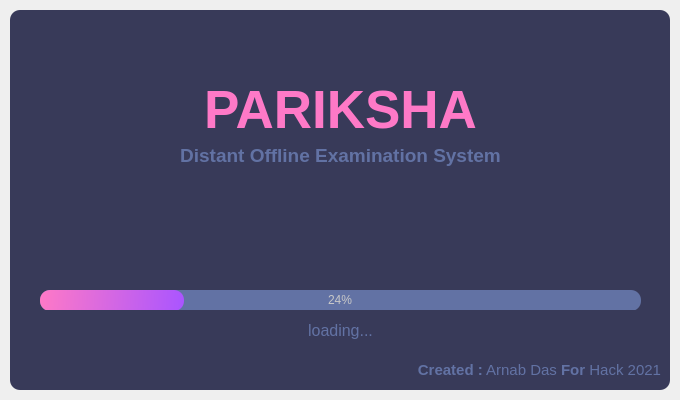
<?xml version="1.0" encoding="UTF-8"?>
<ui version="4.0">
 <class>MainWindow</class>
 <widget class="QMainWindow" name="MainWindow">
  <property name="geometry">
   <rect>
    <x>0</x>
    <y>0</y>
    <width>680</width>
    <height>400</height>
   </rect>
  </property>
  <property name="windowTitle">
   <string>MainWindow</string>
  </property>
  <widget class="QWidget" name="centralwidget">
   <layout class="QVBoxLayout" name="verticalLayout">
    <property name="spacing">
     <number>0</number>
    </property>
    <property name="leftMargin">
     <number>10</number>
    </property>
    <property name="topMargin">
     <number>10</number>
    </property>
    <property name="rightMargin">
     <number>10</number>
    </property>
    <property name="bottomMargin">
     <number>10</number>
    </property>
    <item>
     <widget class="QFrame" name="DropShadowFame">
      <property name="styleSheet">
       <string notr="true">QFrame{
	background-color:rgb(56, 58, 89);
	color:rgb(220,220,220);
	border-radius: 10px;
}</string>
      </property>
      <property name="frameShape">
       <enum>QFrame::StyledPanel</enum>
      </property>
      <property name="frameShadow">
       <enum>QFrame::Raised</enum>
      </property>
      <widget class="QLabel" name="label">
       <property name="geometry">
        <rect>
         <x>0</x>
         <y>60</y>
         <width>661</width>
         <height>81</height>
        </rect>
       </property>
       <property name="font">
        <font>
         <family>Segoe UI</family>
         <pointsize>40</pointsize>
        </font>
       </property>
       <property name="styleSheet">
        <string notr="true">color: rgb(254, 121, 199);</string>
       </property>
       <property name="text">
        <string>&lt;strong&gt;PARIKSHA&lt;/strong&gt;</string>
       </property>
       <property name="alignment">
        <set>Qt::AlignCenter</set>
       </property>
      </widget>
      <widget class="QLabel" name="label_2">
       <property name="geometry">
        <rect>
         <x>0</x>
         <y>130</y>
         <width>661</width>
         <height>31</height>
        </rect>
       </property>
       <property name="font">
        <font>
         <family>Segoe UI</family>
         <pointsize>14</pointsize>
        </font>
       </property>
       <property name="styleSheet">
        <string notr="true">color: rgb(98, 114, 164);</string>
       </property>
       <property name="text">
        <string>&lt;strong&gt;Distant Offline Examination System&lt;/Strong&gt;</string>
       </property>
       <property name="alignment">
        <set>Qt::AlignCenter</set>
       </property>
      </widget>
      <widget class="QProgressBar" name="progressBar">
       <property name="geometry">
        <rect>
         <x>30</x>
         <y>280</y>
         <width>601</width>
         <height>21</height>
        </rect>
       </property>
       <property name="styleSheet">
        <string notr="true">QProgressBar{
	background-color: rgb(98,114,164);
	color: rgb(200,200,200);
	border-style: none;
	border-radius: 10px;
	text-align:center;
}

QProgressBar::chunk{
	border-radius: 10px;
	background-color: qlineargradient(spread:pad, x1:0, y1:0.511364,x2:1,y2:0.523,stop:0 rgba(254,121,199,255), stop: 1 rgba(170,85,255,255));
}</string>
       </property>
       <property name="value">
        <number>24</number>
       </property>
      </widget>
      <widget class="QLabel" name="label_3">
       <property name="geometry">
        <rect>
         <x>0</x>
         <y>300</y>
         <width>661</width>
         <height>41</height>
        </rect>
       </property>
       <property name="font">
        <font>
         <family>Segoe UI</family>
         <pointsize>12</pointsize>
        </font>
       </property>
       <property name="styleSheet">
        <string notr="true">color: rgb(98, 114, 164);</string>
       </property>
       <property name="text">
        <string>loading...</string>
       </property>
       <property name="alignment">
        <set>Qt::AlignCenter</set>
       </property>
      </widget>
      <widget class="QLabel" name="label_4">
       <property name="geometry">
        <rect>
         <x>10</x>
         <y>340</y>
         <width>641</width>
         <height>41</height>
        </rect>
       </property>
       <property name="font">
        <font>
         <family>Segoe UI</family>
         <pointsize>11</pointsize>
        </font>
       </property>
       <property name="styleSheet">
        <string notr="true">color: rgb(98, 114, 164);</string>
       </property>
       <property name="text">
        <string>&lt;strong&gt;Created :&lt;/strong&gt; Arnab Das &lt;strong&gt; For&lt;/strong&gt; Hack 2021</string>
       </property>
       <property name="alignment">
        <set>Qt::AlignRight|Qt::AlignTrailing|Qt::AlignVCenter</set>
       </property>
      </widget>
     </widget>
    </item>
   </layout>
  </widget>
 </widget>
 <resources/>
 <connections/>
</ui>
